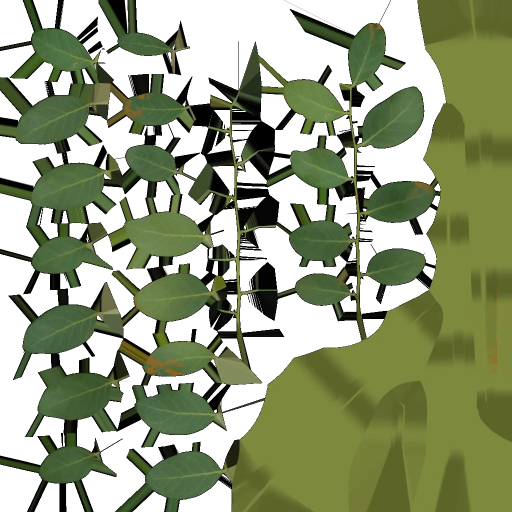
#> input picture assets/eden-photo/hero-leaves.webp, 1024 x 1024 px, given in place of fir-fir_sapling_a.png, which was not available (shown at 1/2 size)
$ python compose-cypress-card.py ../../assets/eden-photo ../../assets/eden-photo/jacaranda-branches.webp
#> lines starting #> are read from the running program, lines starting #| are printed output that depends on the picture
"""Compose the cypress foliage card from the three fir-sapling top views (render-cypress-card.cjs), graded to an
Italian cypress's dark, cool green. Usage: compose-cypress-card.py <dir with fir-fir_sapling_*.png> <out.webp>"""
import sys
from PIL import Image,ImageEnhance
src,out=sys.argv[1],sys.argv[2]
a,b,c=[Image.open(f'{src}/fir-fir_sapling_{k}.png').convert('RGBA') for k in 'abc']
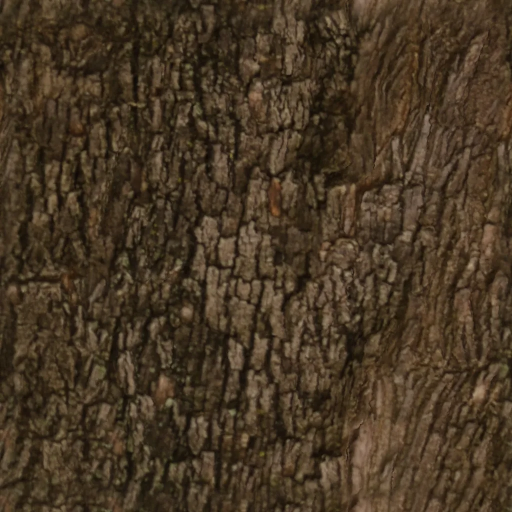
#> input picture assets/eden-photo/jacaranda-branches.webp, 1024 x 1024 px, given in place of fir-fir_sapling_b.png, which was not available (shown at 1/2 size)
#> a is the input picture: PIL image 1024x1024 RGBA; mean R, G, B, A 56.7, 66.4, 33.4, 160.9
card=Image.new('RGBA',(1024,1024),(0,0,0,0))
#> card: PIL image 1024x1024 RGBA; every value is 0
def place(im,angle,scale):
#> called with angle = 110, scale = 0.78
    im=im.rotate(angle,resample=Image.BICUBIC);s=int(1024*scale);im=im.resize((s,s),Image.LANCZOS);card.alpha_composite(im,((1024-s)//2,(1024-s)//2))
place(c,110,.78);place(b,40,.9);place(a,0,1.0)
#> call 2 of place, with angle = 40, scale = 0.9
#> in place (call 2), `im = im.resize((s, s), Image.LANCZOS)`:
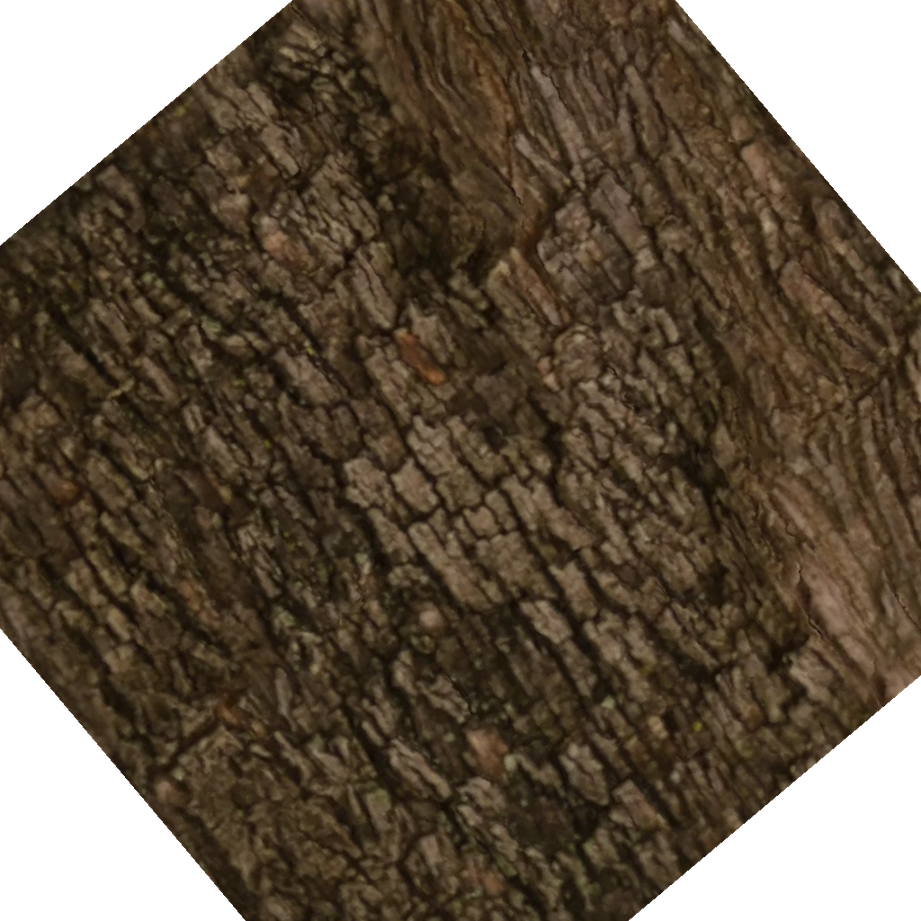
#> im: PIL image 921x921 RGBA; mean R, G, B, A 58.9, 45.8, 30, 211.7; transparent parts drawn white
#> in place (call 2), `card.alpha_composite(im, ((1024 - s) // 2, (1024 - s) // 2))`:
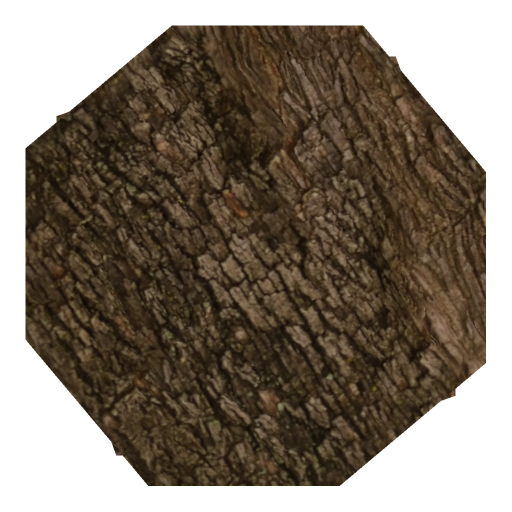
#> card: PIL image 1024x1024 RGBA (shown at 1/2 size); mean R, G, B, A 47.7, 37.1, 24.3, 171.4; transparent parts drawn white
# Italian cypress: darker, cooler green than a fir sapling.
r,g,bb,al=card.split()
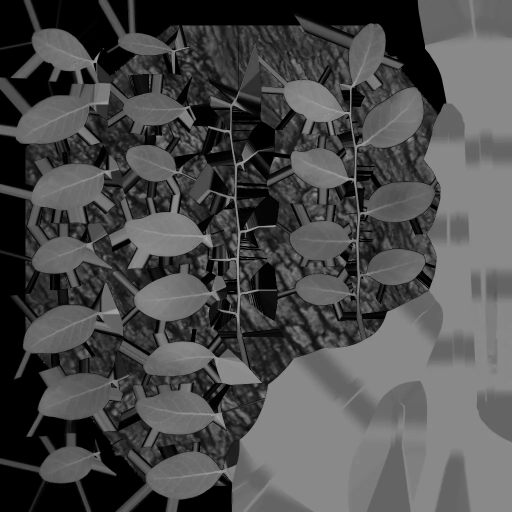
#> g: PIL image 1024x1024 L (shown at 1/2 size); min 0, max 174, mean 75.9
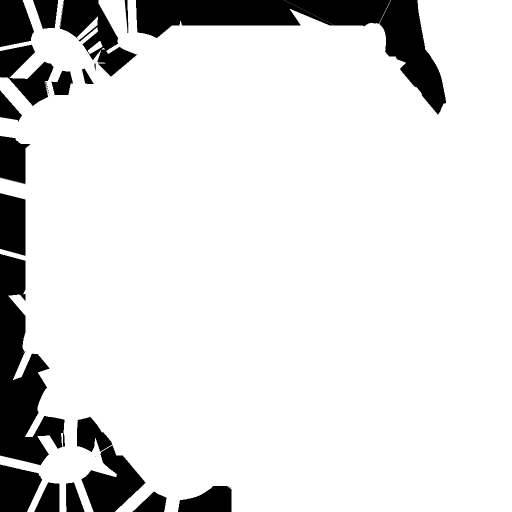
#> al: PIL image 1024x1024 L (shown at 1/2 size); min 0, max 255, mean 222.9
rgb=Image.merge('RGB',(r,g,bb))
rgb=ImageEnhance.Brightness(rgb).enhance(.72);rgb=ImageEnhance.Color(rgb).enhance(.85)
r,g,bb=rgb.split();r=r.point(lambda v:int(v*.82));bb=bb.point(lambda v:min(255,int(v*1.04)))
#> after `r, g, bb = rgb.split()`:
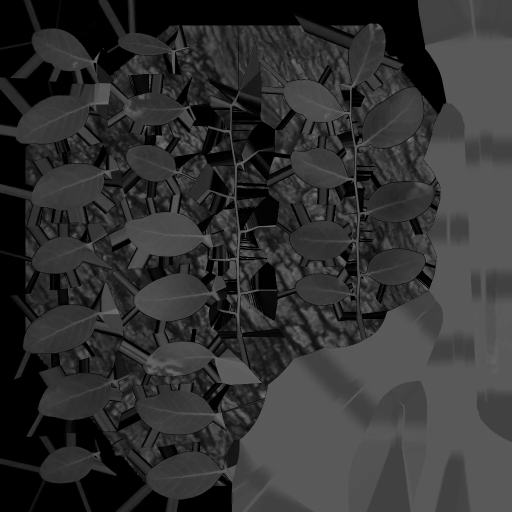
#> r: PIL image 1024x1024 L (shown at 1/2 size); min 0, max 163, mean 50
Image.merge('RGBA',(r,g,bb,al)).save(out,quality=86,method=6)
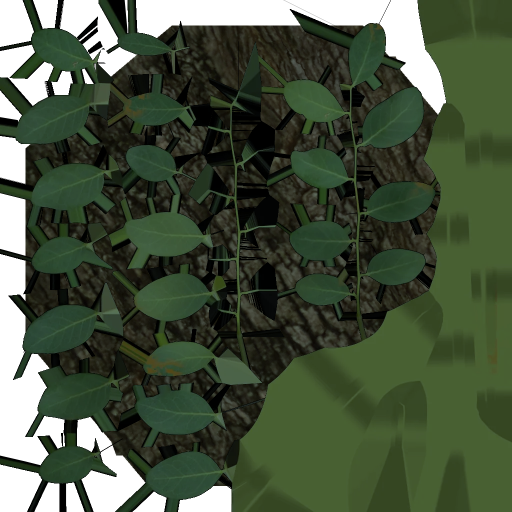
#> saved as jacaranda-branches.webp: PIL image 1024x1024 RGBA (shown at 1/2 size); mean R, G, B, A 40.5, 53.2, 31.8, 222.9; transparent parts drawn white
